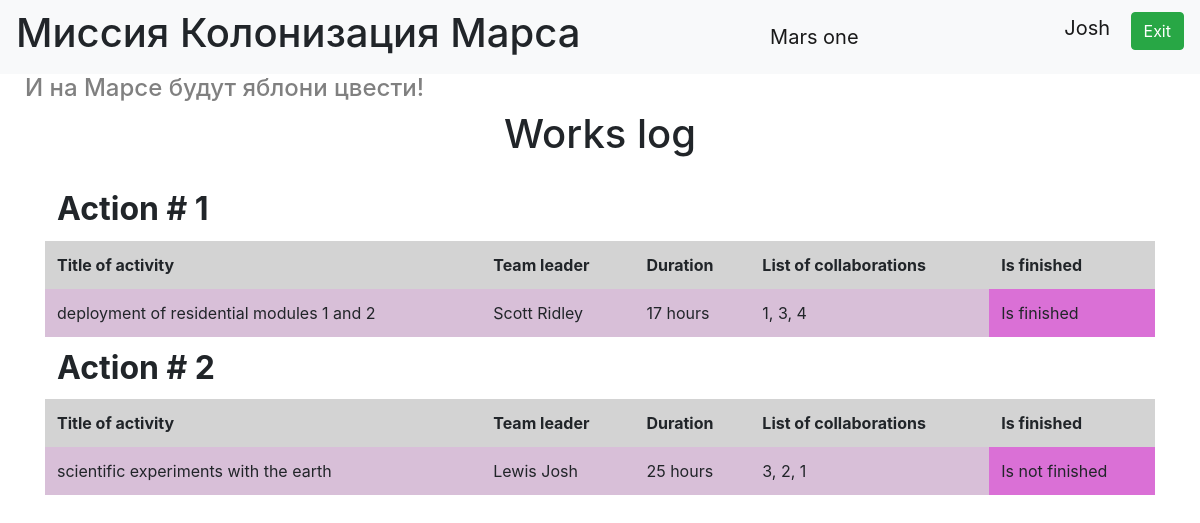
Screenshot of /index (signed in) with the database file from the repository.
### data/users.py (models this page shows, shortened)
class User(SqlAlchemyBase, UserMixin, SerializerMixin):
    __tablename__ = "users"
    id = sqlalchemy.Column(sqlalchemy.Integer,
                           primary_key=True, autoincrement=True)
    surname = sqlalchemy.Column(sqlalchemy.String, nullable=True)
    name = sqlalchemy.Column(sqlalchemy.String, nullable=True)
    age = sqlalchemy.Column(sqlalchemy.Integer, nullable=True)
    position = sqlalchemy.Column(sqlalchemy.String, nullable=True)
    speciality = sqlalchemy.Column(sqlalchemy.String, nullable=True)
    address = sqlalchemy.Column(sqlalchemy.String, nullable=True)
    email = sqlalchemy.Column(sqlalchemy.String, unique=True, nullable=True)
    hashed_password = sqlalchemy.Column(sqlalchemy.String, nullable=True)
    modified_date = sqlalchemy.Column(sqlalchemy.DateTime, nullable=True)
    jobs = orm.relation("Jobs", back_populates='user')

### data/jobs.py (models this page shows, shortened)
class Jobs(SqlAlchemyBase, UserMixin, SerializerMixin):
    __tablename__ = 'jobs'
    id = sqlalchemy.Column(sqlalchemy.Integer,
                           primary_key=True, autoincrement=True)
    team_leader = sqlalchemy.Column(sqlalchemy.Integer, sqlalchemy.ForeignKey("users.id"), nullable=True)
    job = sqlalchemy.Column(sqlalchemy.String, nullable=True)
    work_size = sqlalchemy.Column(sqlalchemy.Integer, nullable=True)
    collaborators = sqlalchemy.Column(sqlalchemy.String, nullable=True)
    start_date = sqlalchemy.Column(sqlalchemy.DateTime, nullable=True)
    end_date = sqlalchemy.Column(sqlalchemy.DateTime, nullable=True)
    is_finished = sqlalchemy.Column(sqlalchemy.BOOLEAN, nullable=True)
    user = orm.relation('User')

### main.py (the view)
@app.route('/')
@app.route('/index')
def index():
    db_sess = db_session.create_session()
    jobs = db_sess.query(Jobs).all()
    users = db_sess.query(User).all()
    data = {}
    for user in users:
        data[user.id] = user.surname + " " +  user.name
    return render_template("index.html", jobs=jobs, data=data)

### data/db_session.py (called while the page is built)
def create_session() -> Session:
    global __factory
    return __factory()

### main.py (called while the page is built)
@login_manager.user_loader
def load_user(user_id):
    db_sess = db_session.create_session()
    return db_sess.query(User).get(user_id)

### templates/index.html
{% extends "base.html" %}
{% block content %}
<h1 style="text-align: center">Works log</h1>
<div class="item">
    <table class="table table-borderless">
        <tbody>
            {% for item in jobs%}
            <thead>
                <tr class="h2">
                    <th>Action # {{item.id}}</th>
                </tr>
            </thead>
            <tbody style="background-color:#D3D3D3">
                <tr>
                    <th scope="col">Title of activity</th>
                    <th scope="col">Team leader</th>
                    <th scope="col">Duration</th>
                    <th scope="col">List of collaborations</th>
                    <th scope="col">Is finished</th>
                </tr>
            </tbody>
            <tr class="purple">
                  <td>{{item.job}}</td>
                  <td>{{data[item.team_leader]}}</td>
                  <td>{{item.work_size}} hours</td>
                  <td>{{item.collaborators}}</td>
              {% if item.is_finished %}
                    <td class="not-purple">Is finished</td>
              {% else %}
                    <td class="not-purple">Is not finished</td>
              {% endif %}
            </tr>
            {% endfor %}
        </tbody>
    </table>
</div>
{% endblock %}

### templates/base.html (shortened to what this page needs)
<!doctype html>
<html lang="en">
<head>
    <link rel="stylesheet"
          href="https://stackpath.bootstrapcdn.com/bootstrap/4.4.1/css/bootstrap.min.css"
>
    <link rel="stylesheet" href="static/css/style.css">
</head>
<body>
<header>
    <nav class="navbar navbar-light bg-light">
        <h1>Миссия Колонизация Марса</h1>
        <a class="navbar-brand" href="#">Mars one</a>
        {% if current_user.is_authenticated %}
            <p>
                <a class="navbar-brand">{{ current_user.name }}</a>
                <a class="btn btn-success" href="/logout">Exit</a>
            </p>
        {% else %}
            <p>
                <a class="btn btn-primary " href="/register">Зарегистрироваться</a>
                <a class="btn btn-success" href="/login">Войти</a>
            </p>
        {% endif %}
    </nav>
</header>
<h4 style="padding-left: 25px; color:grey">И на Марсе будут яблони цвести!</h4>
<main role="main" class="container">
    {% block content %}{% endblock %}
</main>
</body>

### static/css/style.css (style rules this page uses)
.item { margin-top: 10px; padding-top: 10px; $table-cell-padding-y: .5rem; }
.purple { background-color:#D8BFD8; }
.not-purple { background-color: #DA70D6; }

### rows the page displays
User: name "Josh"
Jobs: id "1", job "deployment of residential modules 1 and 2", team_leader "Scott Ridley", work_size "17", collaborators "1, 3, 4", is_finished "Is finished"
Jobs: id "2", job "scientific experiments with the earth", team_leader "Lewis Josh", work_size "25", collaborators "3, 2, 1", is_finished "Is not finished"
